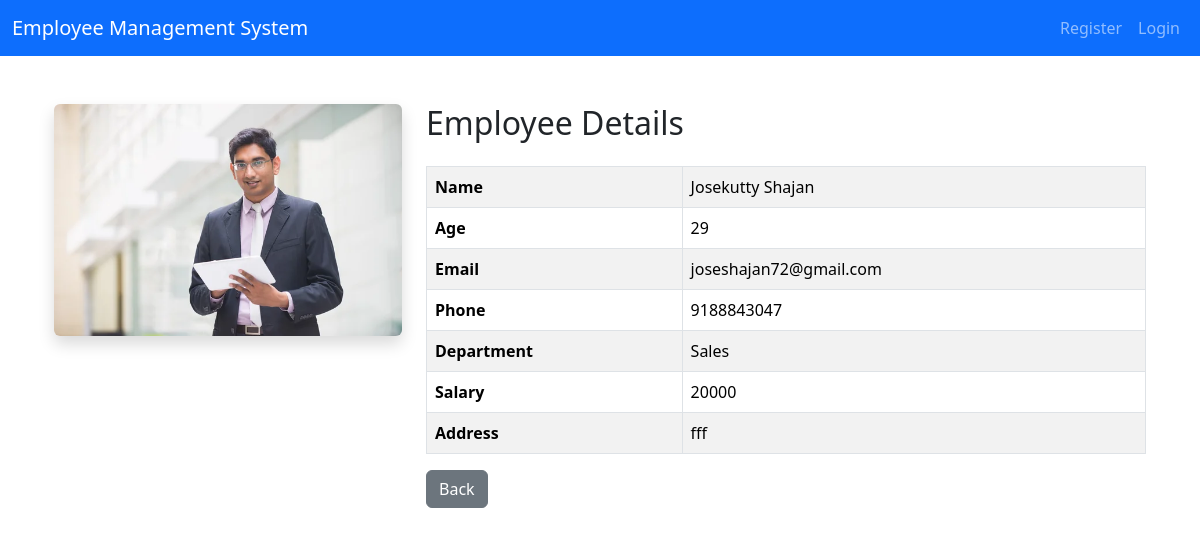
The app's page /single/7/ with its own data.
### finalapp/models.py (models this page shows, shortened)
class EmployeeModel(models.Model):
    name = models.CharField(max_length=100)
    age = models.IntegerField()
    email = models.EmailField()
    phone = models.CharField(max_length=20)
    department = models.CharField(max_length=100)
    salary = models.IntegerField()
    address = models.TextField()
    image = models.ImageField(upload_to='employees/')

### finalapp/views.py (the view)
# urls.py: path('single/<int:id>/', views.single_employee, name='single'),
def single_employee(request, id):
    employee = EmployeeModel.objects.get(id=id)
    return render(request, 'single_employee.html', {'employee': employee})

### templates/single_employee.html (shortened to what this page needs)
{% extends 'base.html' %}
{% block content %}
<div class="container mt-5">
    <div class="row">
        <div class="col-md-4">
            {% if employee.image %}
            <img src="{{ employee.image.url }}"
                 width="100%"
                 class="rounded shadow">
            {% else %}
            <img src="https://via.placeholder.com/300"
                 width="100%"
                 class="rounded shadow">
            {% endif %}
        </div>
        <div class="col-md-8">
            <h2 class="mb-4">
                Employee Details
            </h2>
            <table class="table table-bordered table-striped">
                <tr>
                    <th>Name</th>
                    <td>{{ employee.name }}</td>
                </tr>
                <tr>
                    <th>Age</th>
                    <td>{{ employee.age }}</td>
                </tr>
                <tr>
                    <th>Email</th>
                    <td>{{ employee.email }}</td>
                </tr>
                <tr>
                    <th>Phone</th>
                    <td>{{ employee.phone }}</td>
                </tr>
                <tr>
                    <th>Department</th>
                    <td>{{ employee.department }}</td>
                </tr>
                <tr>
                    <th>Salary</th>
                    <td>{{ employee.salary }}</td>
                </tr>
                <tr>
                    <th>Address</th>
                    <td>{{ employee.address }}</td>
                </tr>
            </table>
            <div class="mt-3">
                <a href="/dashboard/" class="btn btn-secondary">
                    Back
                </a>
            </div>
        </div>
    </div>
</div>
{% endblock %}

### records on screen
EmployeeModel: image (picture), name "Josekutty Shajan", age "29", email "joseshajan72@gmail.com", phone "9188843047", department "Sales", salary "20000", address "fff"
